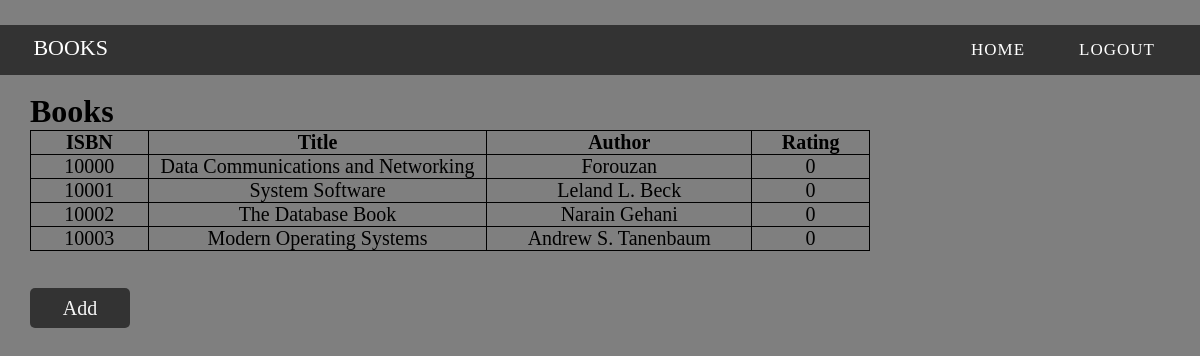
/admin_books, run on the app's committed database.
### tables this page shows
CREATE TABLE books(ISBN int(5) ,book_name varchar(40) ,author varchar(50) ,count int , rating Decimal(1,5));

### app/routes.py (the view)
@app.route('/admin_books',methods = ['GET'])
def admin_get_books():
    all_books = get_all_books()
    return render_template('admin_books.html',all_books = all_books)

### app/queries.py (called while the page is built)
def connect():
    conn = sqlite3.connect("./bookshelf_database.db")
    cur = conn.cursor()
    return conn, cur

def get_all_books():
    conn,cur = connect()
    cur.execute("SELECT ISBN,book_name,author,rating FROM books;")
    all_books = cur.fetchall()
    conn.close()
    return all_books

### app/templates/admin_books.html (shortened to what this page needs)
<html>
    <head>
    </head>
    <body>
            <div class="custom-padding">
                    <nav>
                        <div class="logo">Books</div>
                        <ul class="menu-area">
                            <li><a href="/admin_home">Home</a></li>
                            <li><a href="/login">Logout</a></li>
                        </ul>
                    </nav>
                </div>
                <br>
        <h1 style = "margin-left: 30px">Books<h1>
                <table  class="a">
                        <tr>
                        <th class="c">ISBN</th>
                        <th class="b">Title</th>
                        <th class="aaa">Author</th>
                        <th class="c">Rating</th>
                        </tr>
                        {% for book in all_books %}
                            <tr>
                                {% for detail in book %}
                                    <td style="text-align:center">{{detail}}</td>
                                {% endfor %}
                            </tr>
                        {% endfor %}
                </table>
                <br>
                <button type = 'submit' onclick="window.location.href = '/admin_add_book'" class="b1">Add</button>
</html>

### app/templates/admin_books.html (style rules this page uses)
* { margin:0; padding:0; -webkit-box-sizing: border-box; -moz-box-sizing: border-box; box-sizing: border-box; font-family: Palatino, "Palatino LT STD", "Palatino Linotype", "Book Antiqua", Georgia, serif; }
body { background:url(https://image.freepik.com/free-photo/wooden-board-empty-table-top-on-of-blurred-background-perspective-brown-wood-table-over-blur-in-coffee-shop-background-can-be-used-mock-up-for-montage-products-display-or-design-key-visual-layout_1253-952.jpg) no-repeat; background-size:100% 100%; width: 100%; height: 100%; max-height: 100%; background-color: rgba(0,0,0,0.5); }
table, th, td { border: 1px solid black; border-collapse: collapse; }
th { text-align:center; }
table.a { table-layout: auto; width:70%; margin-left: 30px; font-size: 20px; }
.aaa { width:18%; font-size: 20px; }
.b { width:23%; font-size: 20px; }
.c { width:8%; font-size: 20px; }
body { -webkit-background-size: cover; background-position:center center; height:100vh; background:#fff background-size:cover; }
.menu-area li a { text-decoration:none; color:#fff; letter-spacing:1px; text-transform: uppercase; display:block; padding:0 25px; font-size:17px; line-height:30px; position: relative; z-index: 1; }
.menu-area li { list-style:none; display:inline-block; }
.custom-padding { padding-top:25px; }
nav { position:relative; padding:10px 20px 10px 10px; text-align:right; z-index:1; background:#333; margin:0 auto; width:calc(100% -60px); }
.logo { width:30%; float:left; text-transform:uppercase; color:#fff; font-size:22px; text-align:left; padding-left:2%; }
.b1 { margin-left: 30px; width: 100px; height: 40px; border: none; color:whitesmoke; cursor:pointer; border-radius: 5px; background:rgb(0,0,0, 0.6); outline: none; font-size: 20px; }

### data on the page
books: ISBN "10000", book_name "Data Communications and Networking", author "Forouzan", book "0"
books: ISBN "10001", book_name "System Software", author "Leland L. Beck", book "0"
books: ISBN "10002", book_name "The Database Book", author "Narain Gehani", book "0"
books: ISBN "10003", book_name "Modern Operating Systems", author "Andrew S. Tanenbaum", book "0"
